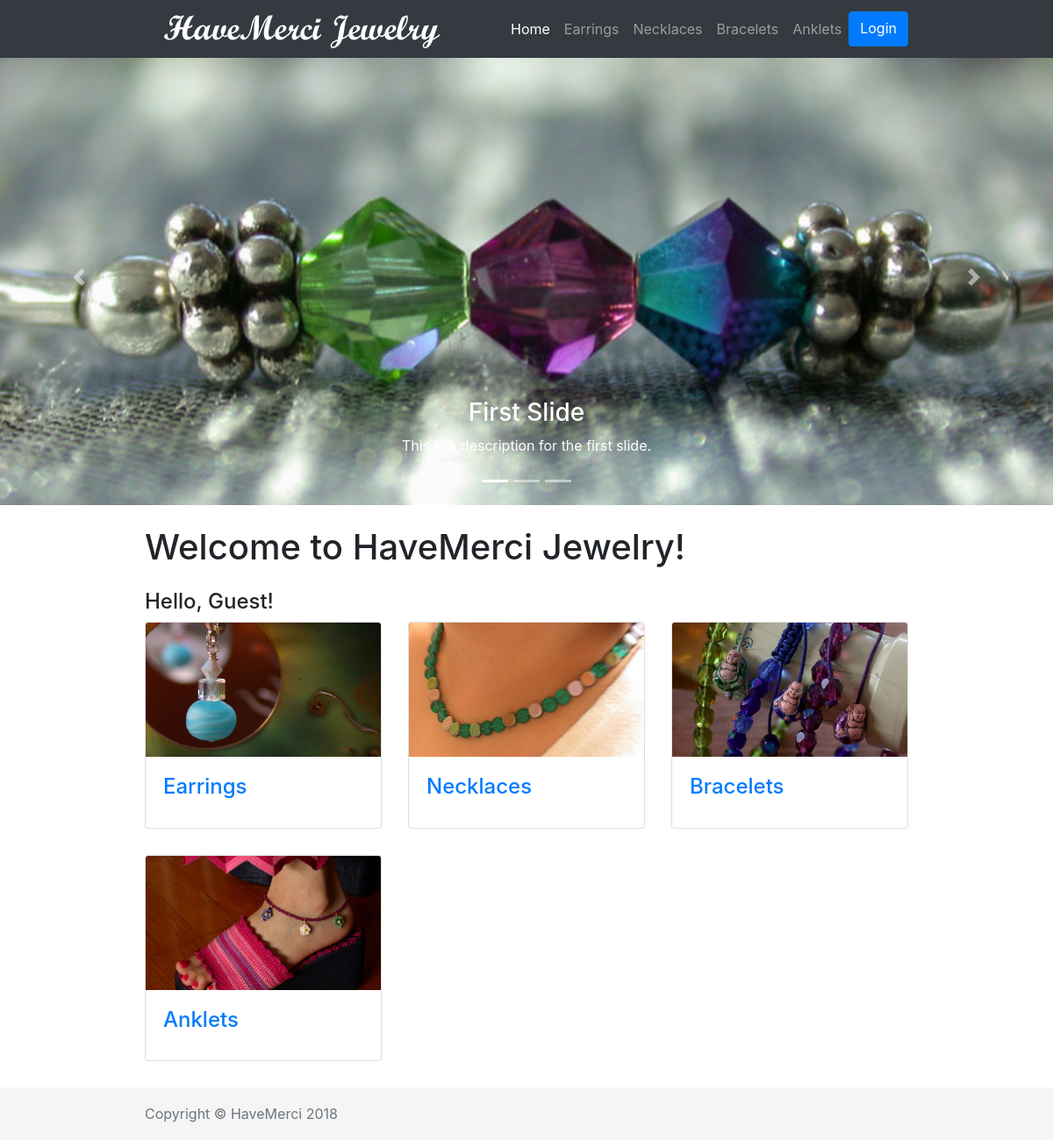
The page /home on the database its author committed.
### db_setup.py (models this page shows, shortened)
class Category(Base):
    __tablename__ = 'category'
    id = Column(Integer, primary_key=True)
    name = Column(String(250), nullable=False)
    description = Column(String(250))
    category_image = Column(String(80), nullable=False, default="700x400.png")
    user_id = Column(Integer, ForeignKey('user.id'))
    user = relationship(User)

### project.py (the view)
@app.route("/")
@app.route("/home")
def home():
    if 'username' not in login_session:
        return render_template('shop/home.html',
                                categories = categories)
    else:
        user_name = login_session['username']
        return render_template('shop/home.html',
                                categories = categories,
                                user_name = user_name)

### templates/shop/home.html (shortened to what this page needs)
{% extends "shop/layout.html" %}
{% block content %}
{% include "shop/navbar.html" %}
<header>
        <div id="carouselExampleIndicators" class="carousel slide" data-ride="carousel">
            <ol class="carousel-indicators">
                <li data-target="#carouselExampleIndicators" data-slide-to="0" class="active"></li>
                <li data-target="#carouselExampleIndicators" data-slide-to="1"></li>
                <li data-target="#carouselExampleIndicators" data-slide-to="2"></li>
            </ol>
            <div class="carousel-inner" role="listbox">
                <div class="carousel-item active" style="background-image: url('{{ url_for('static',filename='img/2018_slide1.jpg') }}')">
                    <div class="carousel-caption d-none d-md-block">
                        <h3>First Slide</h3>
                        <p>This is a description for the first slide.</p>
                    </div>
                </div>
            </div>
            <a class="carousel-control-prev" href="#carouselExampleIndicators" role="button" data-slide="prev">
                <span class="carousel-control-prev-icon" aria-hidden="true"></span>
            </a>
            <a class="carousel-control-next" href="#carouselExampleIndicators" role="button" data-slide="next">
                <span class="carousel-control-next-icon" aria-hidden="true"></span>
            </a>
        </div>
</header>
<div class="container">
        <h1 class="my-4">Welcome to HaveMerci Jewelry!</h1>
        <h4>Hello, {%if 'username' not in session %}
                        Guest!
                    {% else %}
                    {{ user_name }}!
                    {% endif %}
        </h4>
            <div class="row">
                {% for category in categories %}
                <div class="col-lg-4 col-sm-6 portfolio-item">
                  <div class="card h-100">
                    <a href="{{ url_for('categoryPage', category_name = category.name) }}">
                        <img class="card-img-top" src="{{ url_for('static',filename='img/categories/' + category.category_image) }}" alt="">
                    </a>
                    <div class="card-body">
                      <h4 class="card-title">
                        <a href="{{ url_for('categoryPage', category_name = category.name) }}">{{ category.name }}</a>
                      </h4>
                    </div>
                  </div>
                </div>
                {% endfor %}
              </div>
</div>
{% endblock content %}

### templates/shop/navbar.html (shortened to what this page needs)
    <nav class="navbar fixed-top navbar-expand-lg navbar-dark bg-dark fixed-top">
            <div class="container">
              <a href="{{ url_for('home') }}"><img src="{{ url_for('static', filename='img/havemerci.png') }}"></a>
              <div class="collapse navbar-collapse" id="navbarResponsive">
                <ul class="navbar-nav ml-auto">
                  <li class="nav-item active">
                    <a class="nav-link" href="{{ url_for('home') }}">Home</a>
                  </li>
                  {% for category in categories %}
                  <li class="nav-item"><a class="nav-link" href="{{ url_for('categoryPage', category_name = category.name) }}">{{ category.name }}</a></li>
                  {% endfor %}
                    {%if 'username' not in session %}
                        <a class="btn btn-primary" href="{{url_for('showLogin')}}">Login </a>
                    {% else %}
                        <a class="btn btn-primary" href="{{url_for('logoff')}}">Logout </a>
                    {% endif %}
                </ul>
              </div>
            </div>
          </nav>

### static/css/shop.css (style rules this page uses)
body { padding-top: 54px; }
@media (min-width: 992px) { body { padding-top: 56px; } }
.carousel-item { height: 65vh; min-height: 300px; background: no-repeat center center scroll; -webkit-background-size: cover; -moz-background-size: cover; -o-background-size: cover; background-size: cover; }
.portfolio-item { margin-bottom: 30px; }
.card-img-top { width: 100%; border-top-left-radius: calc(.25rem - 1px); border-top-right-radius: calc(.25rem - 1px) }

### static/css/album.css (style rules this page uses)
:root { --jumbotron-padding-y: 3rem; }

### static/css/sticky-footer.css (style rules this page uses)
html { position: relative; min-height: 100%; }
body { margin-bottom: 60px; }

### rows shown on the page
Category: name "Earrings", category_image (picture)
Category: name "Necklaces", category_image (picture)
Category: name "Bracelets", category_image (picture)
Category: name "Anklets", category_image (picture)
